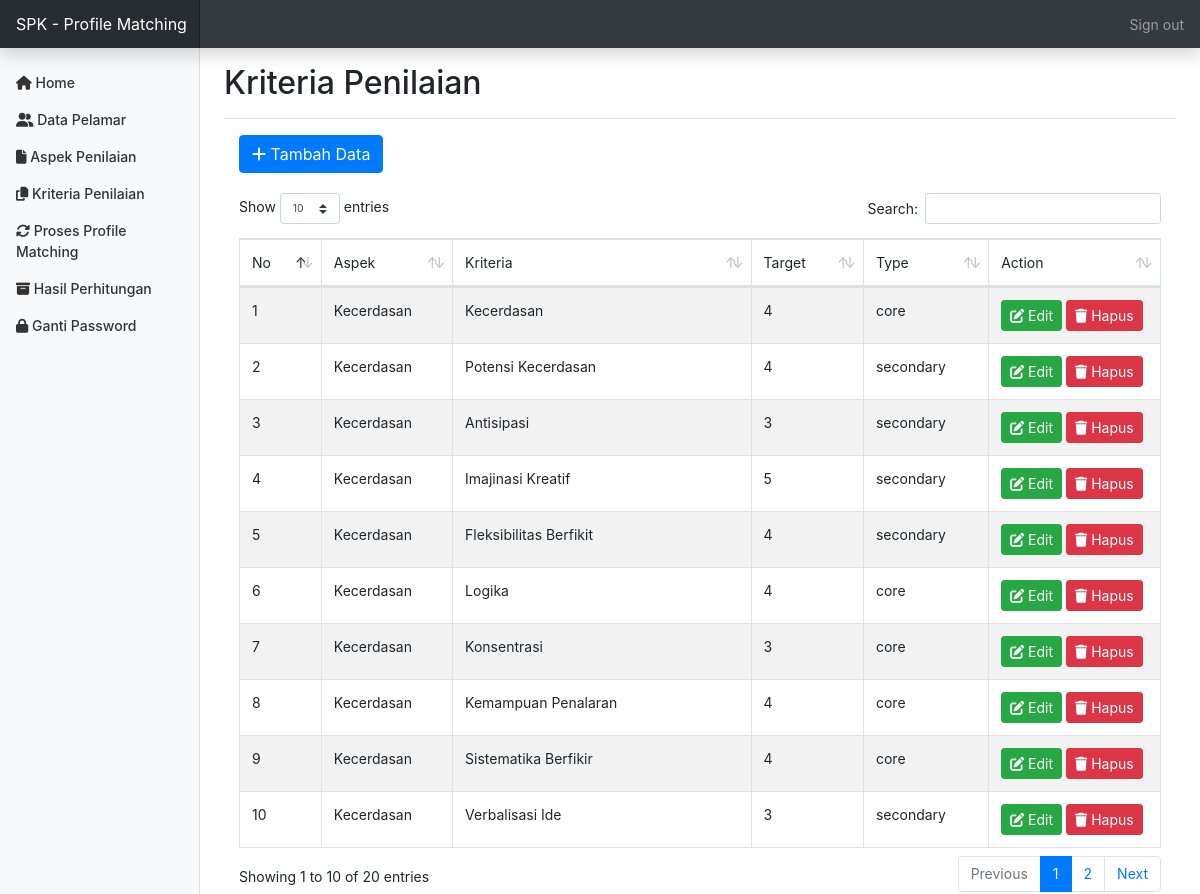
The page /home.php?page=kriteria (signed in) on the database its author committed.
### tables this page shows
CREATE TABLE `pm_faktor` (
  `id_faktor` tinyint(3) UNSIGNED NOT NULL,
  `id_aspek` tinyint(3) UNSIGNED NOT NULL,
  `faktor` varchar(30) NOT NULL,
  `target` tinyint(3) NOT NULL,
  `type` set('core','secondary') DEFAULT NULL
);

CREATE TABLE `pm_aspek` (
  `id_aspek` tinyint(3) UNSIGNED NOT NULL,
  `aspek` varchar(100) NOT NULL,
  `prosentase` float NOT NULL,
  `bobot_core` float NOT NULL,
  `bobot_secondary` float NOT NULL
);

### kriteria.php (the view, shortened to what this page needs)
<div class="container">
		<a href="home.php?page=tambah_kriteria">
			<button style="margin-bottom: 20px;" class="btn btn-primary"> <i class="fa fa-plus"></i> Tambah Data </button>
		</a>
		<table id="example" class="table table-striped table-bordered" style="width:100%">
	    	<thead>
	    		<tr>
	    			<td>No</td>
	    			<td>Aspek</td>
	    			<td>Kriteria</td>
	    			<td>Target</td>
	    			<td>Type</td>
	    			<td>Action</td>
	    		</tr>
	    	</thead>
	    	<tbody>
				<?php
			        $no = 1;
			        $query = "SELECT * FROM pm_faktor a LEFT join pm_aspek b on a.id_aspek = b.id_aspek ORDER BY a.id_aspek ASC";
			        $pm_faktor = $koneksi->prepare($query);
			        $pm_faktor->execute();
			        $res1 = $pm_faktor->get_result();
			        if ($res1->num_rows > 0) {
				        while ($row = $res1->fetch_assoc()) {
				        	$id = $row['id_faktor'];
				        	$aspek = $row['aspek'];
				            $faktor = $row['faktor'];
				            $target = $row['target'];
				            $type = $row['type'];
				?>
					<tr>
						<td><?php echo $no++; ?></td>
						<td><?php echo $aspek; ?></td>
						<td><?php echo $faktor; ?></td>
						<td><?php echo $target; ?></td>
						<td><?php echo $type; ?></td>
						<td>
							<a href="home.php?page=edit_kriteria&aa=<?php echo base64_encode($id) ?>">
								<button class="btn btn-success btn-sm"> <i class="fa fa-edit"></i> Edit </button>
							</a>
							<a href="hapus_kriteria.php?aa=<?php echo base64_encode($id) ?>" onclick="javascript: return confirm('Apakah Anda yakin ingin menghapus data ini?')">
								<button class="btn btn-danger btn-sm"> <i class="fa fa-trash"></i> Hapus </button>
							</a>
						</td>
					</tr>
			    <?php } } else { ?>
				    <tr>
				    	<td colspan='7'>Tidak ada data ditemukan</td>
				    </tr>
			    <?php } ?>
	    	</tbody>
	    </table>
    </div>

### home.php (shortened to what this page needs)
<?php
if( empty( $_SESSION['id_user'] ) ){
  $_SESSION['err'] = '<strong>ERROR!</strong> Anda harus login terlebih dahulu.';
  header('Location: ./login.php');
  die();
} else {
?>
<!DOCTYPE html>
<html lang="en">
  <head>
    <link href="css/bootstrap.css" rel="stylesheet">
    <link rel="stylesheet" type="text/css" href="css/dataTables.bootstrap4.min.css">
    <link href="css/dashboard.css" rel="stylesheet">
  </head>
  <body>
    <nav class="navbar navbar-dark sticky-top bg-dark flex-md-nowrap p-0 shadow">
  <a class="navbar-brand col-md-3 col-lg-2 mr-0 px-3" href="#">SPK - Profile Matching</a>
  <ul class="navbar-nav px-3">
    <li class="nav-item text-nowrap">
      <a class="nav-link" href="keluar.php"> <span data-feather="log-out"></span> Sign out </a>
    </li>
  </ul>
</nav>
<div class="container-fluid">
  <div class="row">
     <?php include "menu.php"; ?>
    <main role="main" class="col-md-9 ml-sm-auto col-lg-10 px-md-4">
      <div class="d-flex justify-content-between flex-wrap flex-md-nowrap align-items-center pt-3 pb-2 mb-3 border-bottom">
        <h1 class="h2">
          <?php
            if (isset($_REQUEST['page'])){
               $page = $_REQUEST['page'];
              switch($page ){
                case 'kriteria':
                  echo "Kriteria Penilaian";
                  break;
                }
            } else {
              echo "Home";
            }
          ?>
        </h1>
      </div>
      <div class="table-responsive">
        <?php
  if( isset($_REQUEST['page'] )){
    $page = $_REQUEST['page'];
    switch($page ){
      case 'kriteria':
        include "kriteria.php";
        break;
    }
  }
  ?>
      </div>
    </main>
  </div>
</div>
  </body>
</html>
<?php
}
?>

### menu.php (shortened to what this page needs)
<?php
    if( !empty( $_SESSION['id_user'] ) ){
?>
<nav id="sidebarMenu" class="col-md-3 col-lg-2 d-md-block bg-light sidebar collapse">
      <div class="sidebar-sticky pt-3">
        <ul class="nav flex-column">
          <li class="nav-item">
            <a class="nav-link" href="home.php">
              <span class="fas fa-home" style="font-size:14px"></span>
              Home <span class="sr-only">(current)</span>
            </a>
          </li>
          <li class="nav-item">
            <a class="nav-link" href="?page=pelamar">
              <span class="fas fa-user-friends" style="font-size:14px"></span>
              Data Pelamar
            </a>
          </li>
          <li class="nav-item">
            <a class="nav-link" href="?page=aspek">
              <span class="fas fa-file" style="font-size:14px"></span>
              Aspek Penilaian
            </a>
          </li>
           <li class="nav-item">
            <a class="nav-link" href="?page=kriteria">
              <span class="fas fa-copy" style="font-size:14px"></span>
              Kriteria Penilaian
            </a>
          </li>
          <li class="nav-item">
            <a class="nav-link" href="?page=profile">
              <span class="fas fa-sync-alt" style="font-size:14px"></span>
              Proses Profile Matching
            </a>
          </li>
          <li class="nav-item">
            <a class="nav-link" href="?page=perhitungan">
              <span class="fas fa-archive" style="font-size:14px"></span>
              Hasil Perhitungan
            </a>
          </li>
           <li class="nav-item">
            <a class="nav-link" href="?page=gantipassword">
              <span class="fas fa-lock" style="font-size:14px "></span>
              Ganti Password
            </a>
          </li>
        </ul>
      </div>
    </nav>
<?php
} else {
	header("Location: ./");
	die();
}
?>

### css/dashboard.css (style rules this page uses)
body { font-size: .875rem; }
.sidebar { position: fixed; top: 0; bottom: 0; left: 0; z-index: 100; padding: 48px 0 0; box-shadow: inset -1px 0 0 rgba(0, 0, 0, .1); }
.sidebar-sticky { position: relative; top: 0; height: calc(100vh - 48px); padding-top: .5rem; overflow-x: hidden; overflow-y: auto; }
.sidebar .nav-link { font-weight: 500; color: #333; }
.navbar-brand { padding-top: .75rem; padding-bottom: .75rem; font-size: 1rem; background-color: rgba(0, 0, 0, .25); box-shadow: inset -1px 0 0 rgba(0, 0, 0, .25); }

### rows shown on the page
pm_faktor: id_aspek.aspek "Kecerdasan", faktor "Kecerdasan", target "4", type "core"
pm_faktor: id_aspek.aspek "Kecerdasan", faktor "Potensi Kecerdasan", target "4", type "secondary"
pm_faktor: id_aspek.aspek "Kecerdasan", faktor "Antisipasi", target "3", type "secondary"
pm_faktor: id_aspek.aspek "Kecerdasan", faktor "Imajinasi Kreatif", target "5", type "secondary"
pm_faktor: id_aspek.aspek "Kecerdasan", faktor "Fleksibilitas Berfikit", target "4", type "secondary"
pm_faktor: id_aspek.aspek "Kecerdasan", faktor "Logika", target "4", type "core"
pm_faktor: id_aspek.aspek "Kecerdasan", faktor "Konsentrasi", target "3", type "core"
pm_faktor: id_aspek.aspek "Kecerdasan", faktor "Kemampuan Penalaran", target "4", type "core"
pm_faktor: id_aspek.aspek "Kecerdasan", faktor "Sistematika Berfikir", target "4", type "core"
pm_faktor: id_aspek.aspek "Kecerdasan", faktor "Verbalisasi Ide", target "3", type "secondary"
